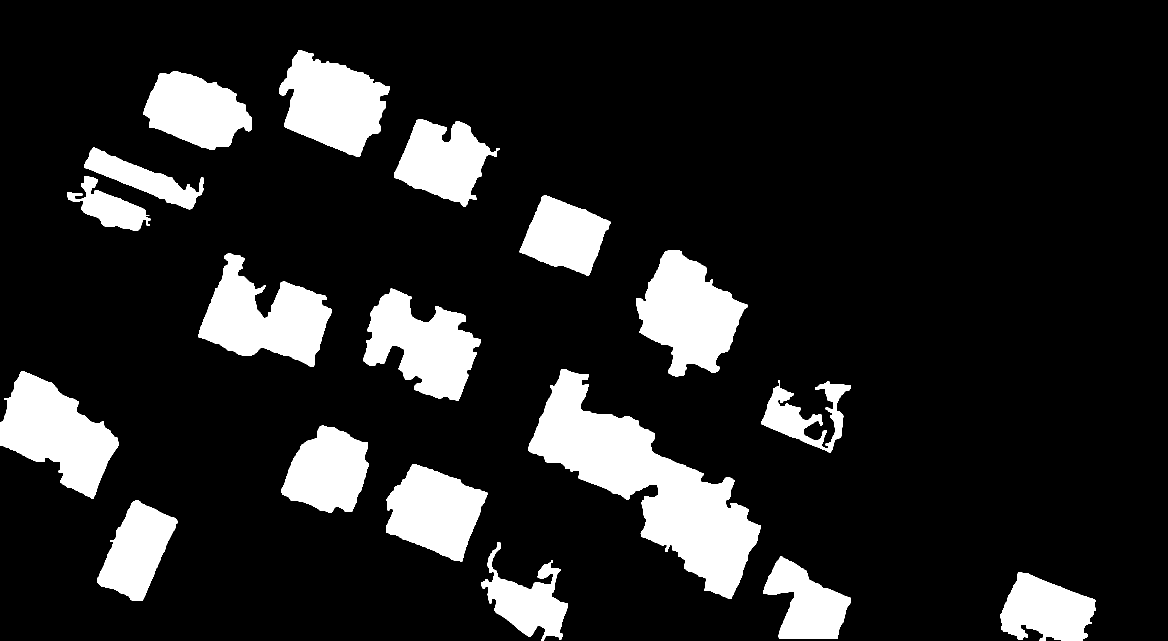
#> input picture data/final_refine_mask.tif, 2336 x 1281 px (shown at 1/2 size)
$ python iou.py
#> lines starting #> are read from the running program, lines starting #| are printed output that depends on the picture; after the words box and inside, x2 and y2 are one past the last pixel; in counts of white or black regions, pixels touching at a corner belong together
import numpy as np
import cv2
import os

def calculate_iou(prediction_path, target_path):
    """
    Calculates the Intersection over Union (IoU) between a predicted binary mask
    and a ground truth target mask.
    """
#> called with prediction_path = 'data/final_refine_mask.tif', target_path = 'data/img_mosaic_label.tif'
    # 1. Load the Images
    # Load prediction as grayscale (0-255)
    pred_mask = cv2.imread(prediction_path, cv2.IMREAD_GRAYSCALE)
#> pred_mask: shape (1281, 2336); 14.4% white; 18 white regions, largest, box (x1, y1, x2, y2) and area: (1056, 738, 1522, 1198) 74338, (1272, 501, 1495, 753) 32774, (0, 742, 237, 998) 32242

    # Load target unchanged first to inspect channels
    target_raw = cv2.imread(target_path)
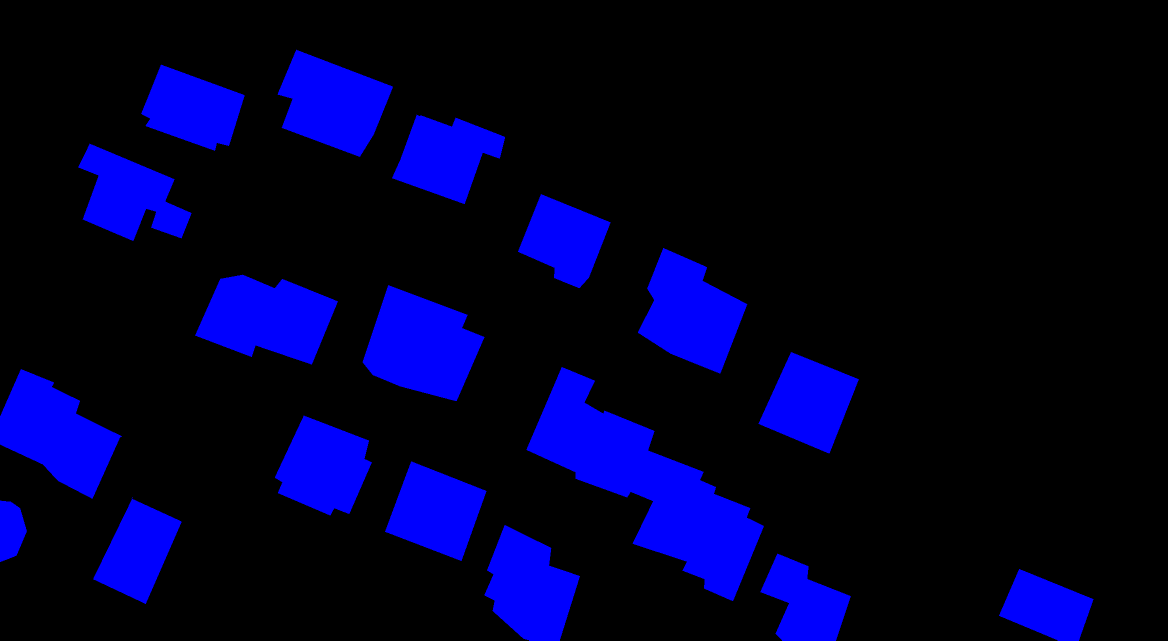
#> input picture data/img_mosaic_label.tif, 2336 x 1281 px (shown at 1/2 size)
#> target_raw is the input picture: shape (1281, 2336, 3); mean B, G, R 42.3, 0, 0

    # Check if images loaded successfully
    if pred_mask is None:
        raise FileNotFoundError(f"Could not load prediction image: {prediction_path}")
    if target_raw is None:
        raise FileNotFoundError(f"Could not load target image: {target_path}")

    print(f"Loaded Prediction: {pred_mask.shape}, Unique values: {np.unique(pred_mask)}")
#| Loaded Prediction: (1281, 2336), Unique values: [  0 255]
    print(f"Loaded Target (Raw): {target_raw.shape}, Unique values: {np.unique(target_raw)}")
#| Loaded Target (Raw): (1281, 2336, 3), Unique values: [  0 255]

    # 2. Preprocess Target Mask (Handle Colors/Classes)
    # If target is RGB/BGR (Height, Width, 3)
    if len(target_raw.shape) == 3:
        # Option A: If it's a label map where blue channel has info
        # Check if it looks like the blue mask provided (Blue > 0)
        b, g, r = cv2.split(target_raw)
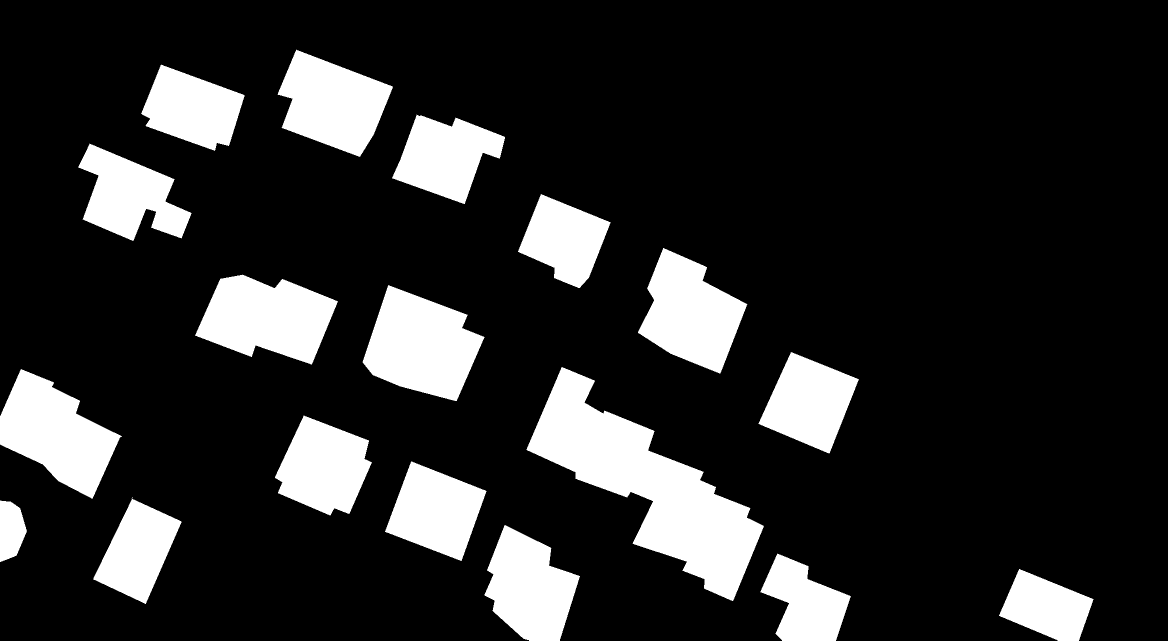
#> b: shape (1281, 2336) (shown at 1/2 size); 16.6% white; 19 white regions (1 under 20 px), largest, box (x1, y1, x2, y2) and area: (1053, 734, 1528, 1202) 77999, (725, 570, 969, 802) 35723, (0, 738, 244, 998) 33863
#> g: shape (1281, 2336); every value is 0
        # Create a mask where ANY channel has data (assuming background is black)
        target_mask = cv2.max(b, cv2.max(g, r))
    else:
        target_mask = target_raw

    # 3. Ensure Dimensions Match
    if pred_mask.shape != target_mask.shape:
        print(f"Warning: Shape mismatch. Resizing prediction to match target.")
        print(f"Pred: {pred_mask.shape}, Target: {target_mask.shape}")
        # Resize prediction to match target using Nearest Neighbor (to keep discrete values)
        pred_mask = cv2.resize(pred_mask, (target_mask.shape[1], target_mask.shape[0]), interpolation=cv2.INTER_NEAREST)

    # 4. Binarize Both Masks
    # Convert to boolean (True/False) arrays
    # We assume any non-zero pixel is a building

    # Prediction: Threshold at 127 (usually 0 and 255)
    pred_binary = pred_mask > 127

    # Target: Threshold at 0 (any non-black pixel is a building)
    target_binary = target_mask > 0

    # Debugging: Check overlap
    print(f"Prediction Building Pixels: {np.sum(pred_binary)}")
#| Prediction Building Pixels: 431839
    print(f"Target Building Pixels:     {np.sum(target_binary)}")
#| Target Building Pixels:     495810

    # 5. Compute Intersection and Union
    # Intersection: Pixels where BOTH are True
    intersection = np.logical_and(pred_binary, target_binary)
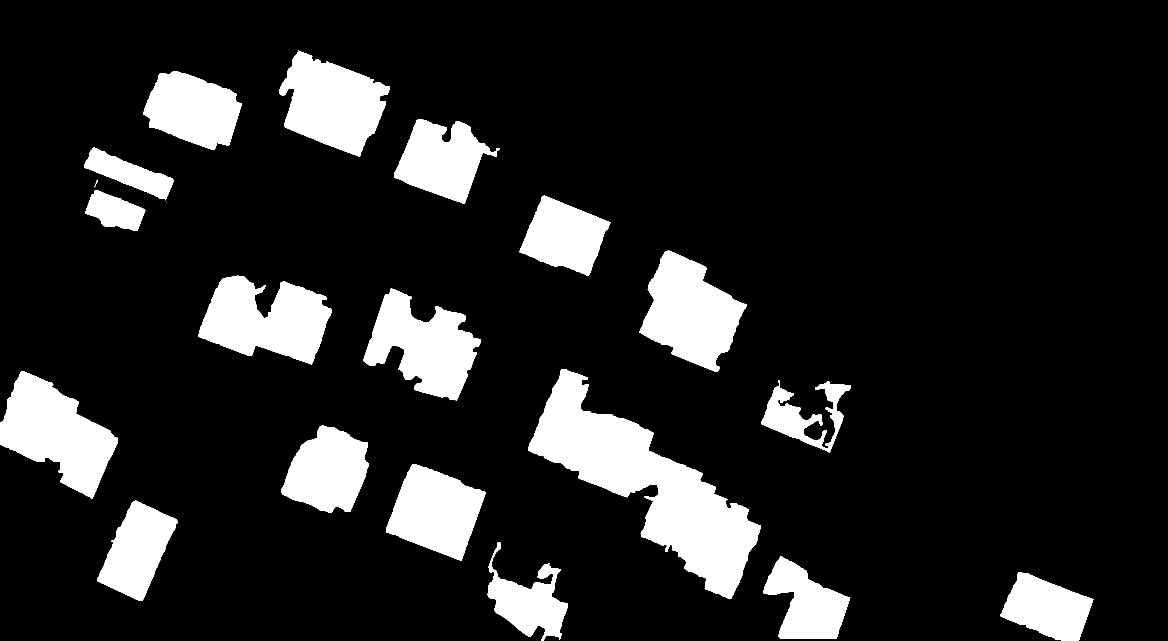
#> intersection: shape (1281, 2336) bool (shown at 1/2 size); 13.7% white; 20 white regions (1 under 20 px), largest, box (x1, y1, x2, y2) and area: (1056, 738, 1522, 1198) 71922, (0, 742, 236, 998) 31803, (397, 551, 664, 729) 29947

    # Union: Pixels where EITHER is True
    union = np.logical_or(pred_binary, target_binary)
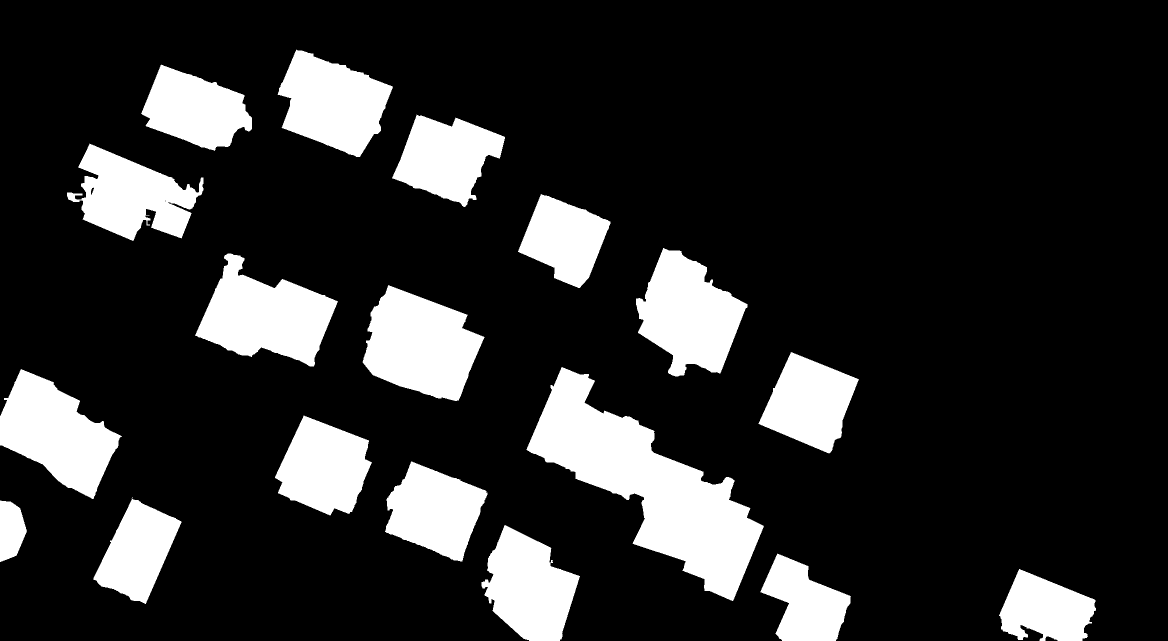
#> union: shape (1281, 2336) bool (shown at 1/2 size); 17.3% white; 19 white regions (1 under 20 px), largest, box (x1, y1, x2, y2) and area: (1053, 734, 1528, 1202) 80415, (725, 570, 969, 802) 36817, (390, 507, 676, 733) 35560

    # Sum the true values to get areas
    intersection_area = np.sum(intersection)
#> intersection_area = 410701
    union_area = np.sum(union)
#> union_area = 516948

    print(f"Intersection Area: {intersection_area}")
#| Intersection Area: 410701
    print(f"Union Area:        {union_area}")
#| Union Area:        516948

    # 6. Calculate IoU
    if union_area == 0:
        return 0.0 # Avoid division by zero

    iou = intersection_area / union_area
#> iou = 0.794

    return iou

# - - - - - - - - - - - - - - - - - - - - - - - - - - - - - - - - - - - - - -

# Main Execution
try:
    # Define paths
    prediction_file = 'data/final_refine_mask.tif'
    target_file = 'data/img_mosaic_label.tif'

    # Check if files exist before running
    if not os.path.exists(prediction_file):
        print(f"Error: Prediction file not found at {prediction_file}")
    elif not os.path.exists(target_file):
        print(f"Error: Ground Truth file not found at {target_file}")
    else:
        # Calculate IoU
        score = calculate_iou(prediction_file, target_file)
#> score = 0.794

        print("-" * 30)
        print(f"IoU Score Calculation")
        print("-" * 30)
        print(f"Prediction: {prediction_file}")
        print(f"Target:     {target_file}")
        print(f"IoU Score:  {score:.4f}")
#| IoU Score:  0.7945
        print(f"Percentage: {score * 100:.2f}%")
#| Percentage: 79.45%
        print("-" * 30)

except Exception as e:
    print(f"An error occurred: {e}")
